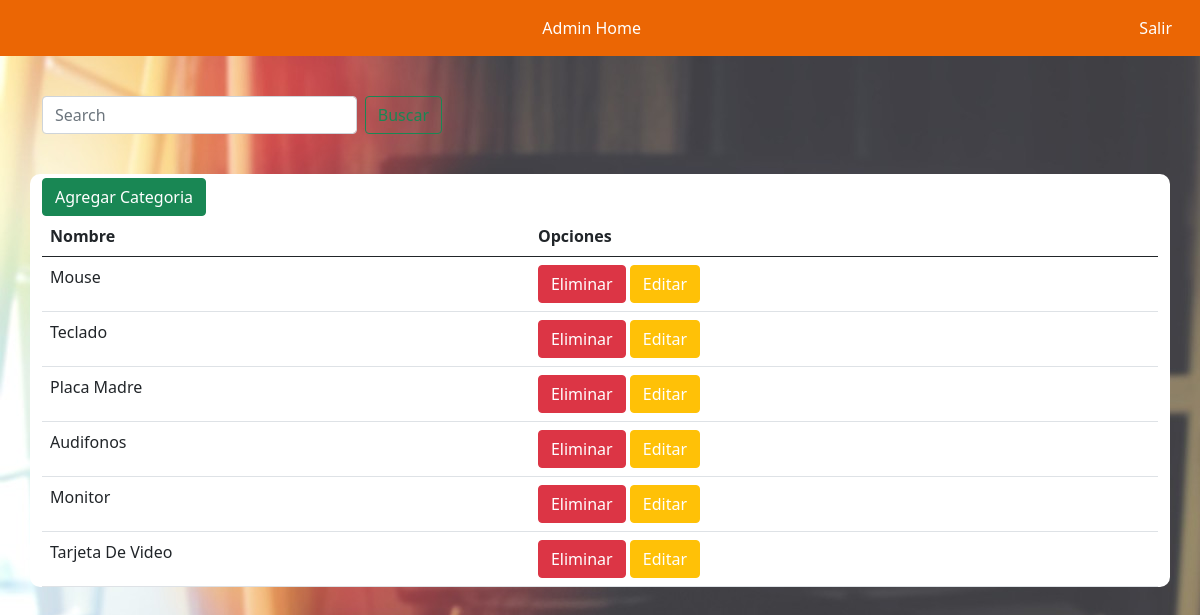
The page /productos/listar-categoria/ (signed in) on the database its author committed.
### producto/models.py (models this page shows, shortened)
class Categoria(models.Model):
    id_categoria = models.AutoField(primary_key=True)
    descripcion = models.CharField(max_length=30)

### producto/views.py (the view)
# urls.py: path('listar-categoria/', listar_categoria, name="categorias"),
def listar_categoria(request):
    busqueda = request.GET.get("buscar")
    categorias = Categoria.objects.all()
    if busqueda:
        categorias = Categoria.objects.filter(
            Q(descripcion__icontains = busqueda)
        ).distinct()
    if request.user.is_staff:
        return render(request, 'categoria/listaCategorias.html', {'entity':categorias})
    else:
        return render(request,'acceso-denegado.html')

### carrito/context_processor.py (called while the page is built)
def importe_total_carro(request):
    total=0
    if 'carro' in request.session:
        for key, value in request.session["carro"].items():
            total=total+(int(value["precio"]))
    return {"importe_total_carro":total}

def precio_totalMasEnvio(request):
    precio_envio = PrecioEnvio.objects.only('precio').get(id_envio=1)
    total=0 + precio_envio.precio
    if 'carro' in request.session:
        for key, value in request.session["carro"].items():
            total=total+(int(value["precio"]))
    return {"precio_totalMasEnvio":total}

### producto/templates/categoria/listaCategorias.html (shortened to what this page needs)
{% extends 'baseadmin.html' %}
{% load static %}
{% block body %}
<div class="container-sm">
    <form class="d-flex" id="barraBusqueda" method="GET">
        <input class="form-control me-2" type="search" placeholder="Search" aria-label="Search" name="buscar"
            value="{{request.GET.buscar}}">
        <button class="btn btn-outline-success" type="submit">Buscar</button>
    </form>
</div>
<div class="container-sm" id="categorias">
    <button type="button" class="btn btn-success mt-1"><a href="{% url 'agregar_categoria' %}">Agregar Categoria</a></button>
    <table class="table">
        <thead>
            <tr>
                <th scope="col">Nombre</th>
                <th scope="col">Opciones</th>
            </tr>
        </thead>
        <tbody>
            {% for p in entity %}
            <tr>
                <td>{{ p.descripcion | title }}</td>
                <td>
                    <button type="button" class="btn btn-danger"><a href="#" onclick="AlertEliminarCategoria({{ p.id_categoria }});">Eliminar</a></button>
                    <button type="button" class="btn btn-warning"><a href="{% url 'modificar_categoria' p.id_categoria %}">Editar</a></button>
                </td>
            </tr>
            {% endfor %}
        </tbody>
    </table>
</div>
{% endblock %}

### static/css/admin.css (style rules this page uses)
body { background: white url("../imagenes/fondo.jpg") ; }
.btn a { text-decoration: none; color: white; }
#categorias { background-color: white; border-radius: 10px; margin-top: 40px; }
#barraBusqueda { width: 400px; margin-top: 40px; }

### rows shown on the page
Categoria: descripcion "Mouse"
Categoria: descripcion "Teclado"
Categoria: descripcion "Placa Madre"
Categoria: descripcion "Audifonos"
Categoria: descripcion "Monitor"
Categoria: descripcion "Tarjeta De Video"
